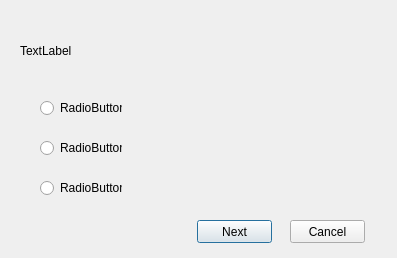
<?xml version="1.0" encoding="UTF-8"?>
<ui version="4.0">
 <class>Quest</class>
 <widget class="QDialog" name="Quest">
  <property name="geometry">
   <rect>
    <x>0</x>
    <y>0</y>
    <width>397</width>
    <height>258</height>
   </rect>
  </property>
  <property name="windowTitle">
   <string>Test</string>
  </property>
  <widget class="QRadioButton" name="radioButton">
   <property name="geometry">
    <rect>
     <x>40</x>
     <y>100</y>
     <width>82</width>
     <height>16</height>
    </rect>
   </property>
   <property name="text">
    <string>RadioButton</string>
   </property>
  </widget>
  <widget class="QRadioButton" name="radioButton_2">
   <property name="geometry">
    <rect>
     <x>40</x>
     <y>140</y>
     <width>82</width>
     <height>16</height>
    </rect>
   </property>
   <property name="text">
    <string>RadioButton</string>
   </property>
  </widget>
  <widget class="QRadioButton" name="radioButton_3">
   <property name="geometry">
    <rect>
     <x>40</x>
     <y>180</y>
     <width>82</width>
     <height>16</height>
    </rect>
   </property>
   <property name="text">
    <string>RadioButton</string>
   </property>
  </widget>
  <widget class="QPushButton" name="NextButton">
   <property name="geometry">
    <rect>
     <x>197</x>
     <y>220</y>
     <width>75</width>
     <height>23</height>
    </rect>
   </property>
   <property name="text">
    <string>Next</string>
   </property>
  </widget>
  <widget class="QPushButton" name="CancelButton">
   <property name="geometry">
    <rect>
     <x>290</x>
     <y>220</y>
     <width>75</width>
     <height>23</height>
    </rect>
   </property>
   <property name="text">
    <string>Cancel</string>
   </property>
  </widget>
  <widget class="QLabel" name="question">
   <property name="geometry">
    <rect>
     <x>20</x>
     <y>10</y>
     <width>361</width>
     <height>81</height>
    </rect>
   </property>
   <property name="text">
    <string>TextLabel</string>
   </property>
  </widget>
 </widget>
 <resources/>
 <connections/>
</ui>
